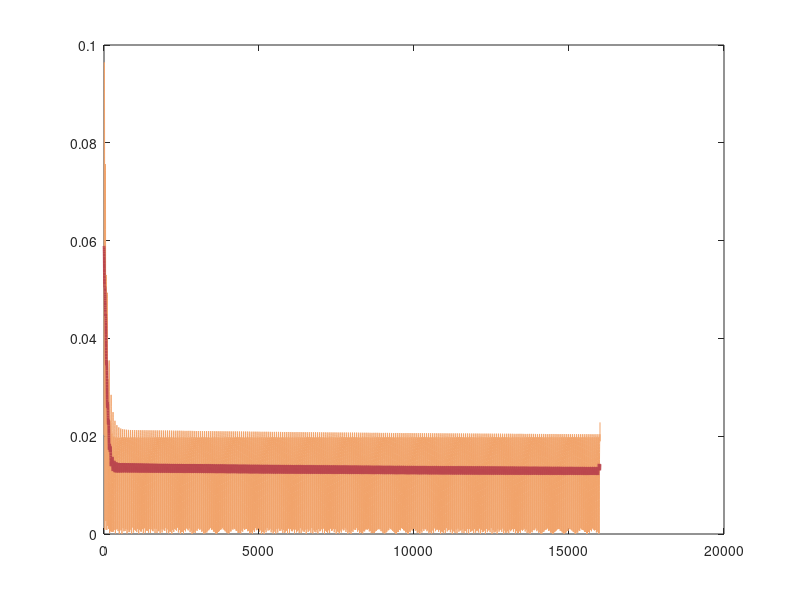

This chart was generated by the following MATLAB code:
clear; clc;

data = csvread("trainingError.txt");
%data = csvread("validationError.txt");
%data = csvread("debug1.txt");
%data = csvread("param.txt");

error = data(:, 1);

x_ = linspace(1, size(error, 1), size(error, 1));
x = transpose(x_);

plot(x, error, 'Color', [.945 .639 .416]); hold on;
%plot(data(:,1), data(:,2));

ma = movmean(error, 100);
plot(x, ma, 'Color', [.729 .271 .302], 'Linewidth', 2);
